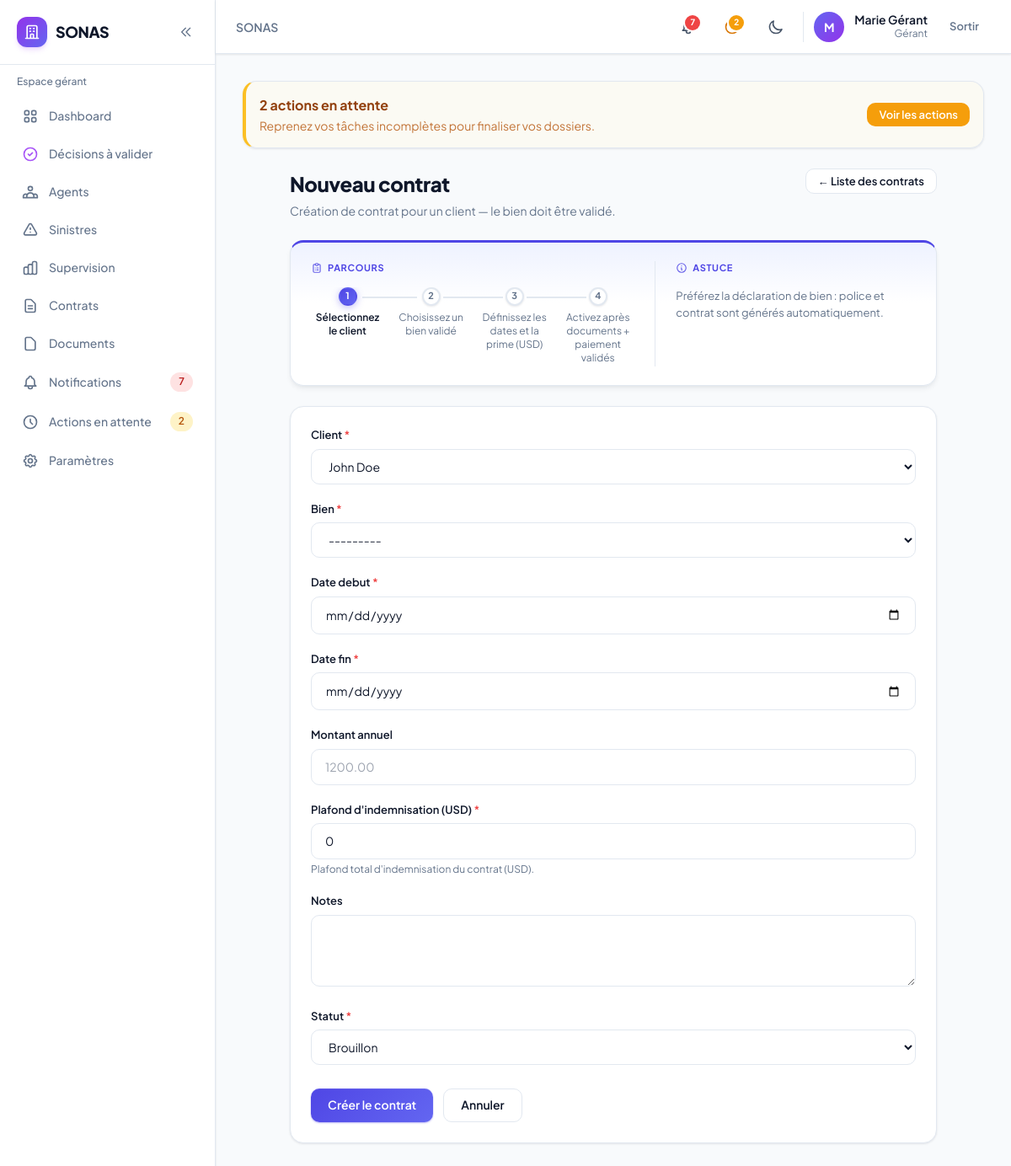
/sonas/contrats/nouveau/ (signed in), run on the app's committed database.
### accounts/models.py (models this page shows, shortened)
class User(AbstractUser):
    role = models.CharField(
        max_length=10,
        choices=UserRole.choices,
        default=UserRole.CLIENT,
        db_index=True,
    )
    phone = models.CharField(max_length=20, blank=True)
    theme_preference = models.CharField(
        max_length=10,
        choices=[('light', 'Clair'), ('dark', 'Sombre'), ('system', 'Système')],
        default='system',
    )
    created_at = models.DateTimeField(auto_now_add=True)
    updated_at = models.DateTimeField(auto_now=True)
    class Meta:
        verbose_name = 'Utilisateur'
        verbose_name_plural = 'Utilisateurs'
    @property
    def is_client(self):
        return self.role == UserRole.CLIENT
    @property
    def is_gerant(self):
        return self.role == UserRole.GERANT
    @property
    def is_admin_user(self):
        return self.role == UserRole.ADMIN
    @property
    def is_internal(self):
        return self.role in (UserRole.AGENT, UserRole.GERANT, UserRole.ADMIN)

### contrats/views.py (the view)
# urls.py: path('nouveau/', views.contrat_create, name='create'),
@internal_required
def contrat_create(request):
    from clients.models import Client
    from django.urls import reverse
    client_id = request.GET.get('client')
    client = Client.objects.filter(pk=client_id).first() if client_id else None
    if request.method == 'POST':
        client = get_object_or_404(Client, pk=request.POST.get('client_id'))
        form = ContratForm(request.POST, client=client)
        if form.is_valid():
            contrat = form.save(commit=False)
            contrat.client = client
            contrat.save()
            if not contrat.date_souscription:
                contrat.date_souscription = timezone.now()
                contrat.save(update_fields=['date_souscription', 'updated_at'])
            generate_contrat_pdf(contrat, request.user)
            generate_bon_paiement_pdf(contrat, request.user)
            log_client_activity(
                client, ActiviteClient.TypeActivite.CONTRAT_CREE,
                f'Contrat {contrat.reference} créé', request.user
            )
            if contrat.statut in (ContratStatut.BROUILLON, ContratStatut.EN_ATTENTE):
                create_pending_action(
                    user=request.user,
                    action_type='CONTRAT_NON_FINALISE',
                    title=f'Finaliser le contrat {contrat.reference}',
                    description='Complétez et activez le contrat.',
                    obj=contrat,
                )
            messages.success(request, 'Contrat créé.')
            return redirect('contrats:detail', pk=contrat.pk)
    else:
        form = ContratForm(client=client)
    clients = Client.objects.filter(is_active=True).select_related('user')
    return render(request, 'contrats/form_internal.html', {
        'form': form,
        'clients': clients,
        'selected_client': client,
        'title': 'Nouveau contrat',
        'back_url': reverse('contrats:list'),
        'client_select_url': reverse('contrats:create'),
        'help_steps': [
            'Sélectionnez le client',
            'Choisissez un bien validé',
            'Définissez les dates et la prime (USD)',
            'Activez après documents + paiement validés',
        ],
        'help_note': 'Préférez la déclaration de bien : police et contrat sont générés automatiquement.',
    })

### contrats/forms.py (shortened to what this page needs)
class ContratForm(forms.ModelForm):
    class Meta:
        model = Contrat
        fields = ('bien', 'date_debut', 'date_fin', 'montant_annuel', 'plafond_indemnisation', 'notes', 'statut')
        widgets = {
            'date_debut': forms.DateInput(attrs={'type': 'date'}),
            'date_fin': forms.DateInput(attrs={'type': 'date'}),
            'notes': forms.Textarea(attrs={'rows': 3}),
            'montant_annuel': forms.NumberInput(attrs={'step': '0.01', 'min': '0', 'placeholder': '1200.00'}),
            'plafond_indemnisation': forms.NumberInput(attrs={'step': '0.01', 'min': '0', 'placeholder': '50000.00'}),
        }
        labels = {
            'plafond_indemnisation': 'Plafond d\'indemnisation (USD)',
        }
    def __init__(self, *args, client=None, **kwargs):
        super().__init__(*args, **kwargs)
        apply_form_styles(self)
        if client:
            self.fields['bien'].queryset = Bien.objects.filter(
                client=client, statut=BienStatut.VALIDE
            )
            self.fields['bien'].label_from_instance = _bien_label

### biens/models.py (called while the page is built)
    def __str__(self):
        return f'{self.reference} — {self.ville}'

### clients/models.py (called while the page is built)
    def __str__(self):
        name = self.raison_sociale or self.user.get_full_name() or self.user.username
        return name

    @property
    def display_name(self):
        return self.__str__()

### core/forms.py (called while the page is built)
def apply_form_styles(form):
    for field in form.fields.values():
        widget = field.widget
        if isinstance(widget, INPUT_WIDGETS):
            cls = widget.attrs.get('class', '')
            if 'form-input' not in cls and 'sonas-input' not in cls:
                widget.attrs['class'] = f'{cls} sonas-input form-input'.strip()
        if isinstance(widget, forms.CheckboxInput):
            widget.attrs['class'] = 'rounded border-slate-300 text-indigo-600 focus:ring-indigo-500'
        if isinstance(widget, forms.RadioSelect):
            widget.attrs['class'] = 'space-y-2'

### notifications/services.py (called while the page is built)
def get_pending_actions_count(user):
    return ActionEnAttente.objects.filter(user=user, is_resolved=False).count()

def get_unread_count(user):
    return Notification.objects.filter(user=user, is_read=False).count()

def get_recent_notifications(user, limit=5):
    return Notification.objects.filter(user=user).order_by('-created_at')[:limit]

### templates/contrats/form_internal.html (shortened to what this page needs)
{% extends 'base.html' %}
{% block content %}
{% include 'partials/internal_form_shell.html' with form_title=title form_subtitle="Création de contrat pour un client — le bien doit être validé." back_url=back_url back_label="Liste des contrats" show_client_select=True client_select_url=client_select_url clients=clients selected_client=selected_client form=form submit_label="Créer le contrat" submit_btn_class="sonas-btn-primary" form_help_steps=help_steps form_help_note=help_note only %}
{% endblock %}

### templates/partials/navbar.html (shortened to what this page needs)
<header class="sticky top-0 z-30 sonas-card border-0 border-b rounded-none px-3 sm:px-6 h-14 sm:h-16 flex items-center justify-between shrink-0 gap-2">
    <div class="flex items-center gap-2 sm:gap-4 min-w-0 flex-1">
        <h2 class="text-sm font-semibold text-slate-500 dark:text-slate-400 truncate hidden lg:block">
            {% block page_breadcrumb %}SONAS{% endblock %}
        </h2>
    </div>
    <div class="flex items-center gap-1 sm:gap-3 shrink-0">
        <a href="{% url url_notifications_list %}" class="relative p-2.5 rounded-xl hover:bg-slate-100 dark:hover:bg-slate-800 transition-colors" title="Notifications{% if unread_notifications_count %} ({{ unread_notifications_count }}){% endif %}">
            {% if unread_notifications_count %}
            <span class="absolute top-1.5 right-1.5 min-w-[1.125rem] h-[1.125rem] px-0.5 bg-red-500 rounded-full ring-2 ring-white dark:ring-slate-900 text-[10px] font-bold text-white flex items-center justify-center">{{ unread_notifications_count }}</span>
            {% endif %}
        </a>
        {% if pending_actions_count %}
        <a href="{% url url_pending_actions %}" class="relative p-2.5 rounded-xl hover:bg-slate-100 dark:hover:bg-slate-800 transition-colors" title="Actions en attente ({{ pending_actions_count }})">
            <span class="absolute top-1.5 right-1.5 min-w-[1.125rem] h-[1.125rem] px-0.5 bg-amber-500 rounded-full ring-2 ring-white dark:ring-slate-900 text-[10px] font-bold text-white flex items-center justify-center">{{ pending_actions_count }}</span>
        </a>
        {% endif %}
        <button @click="toggle()" class="p-2.5 rounded-xl hover:bg-slate-100 dark:hover:bg-slate-800 transition-colors" title="Thème">
            <svg x-show="!isDark" class="w-5 h-5 text-slate-600" fill="none" stroke="currentColor" viewBox="0 0 24 24"><path stroke-linecap="round" stroke-linejoin="round" stroke-width="2" d="M20.354 15.354A9 9 0 018.646 3.646 9.003 9.003 0 0012 21a9.003 9.003 0 008.354-5.646z"/></svg>
        </button>
        <div class="hidden sm:flex items-center gap-3 pl-3 border-l border-slate-200 dark:border-slate-700">
            <div class="w-9 h-9 rounded-full bg-gradient-to-br from-indigo-500 to-purple-600 flex items-center justify-center text-white text-sm font-bold">
                {{ user.first_name|first|default:user.username|first|upper }}
            </div>
            <div class="text-right hidden md:block">
                <p class="text-sm font-semibold leading-tight">{{ user.get_full_name|default:user.username }}</p>
                <p class="text-xs text-slate-500">{{ user.get_role_display }}</p>
            </div>
        </div>
        <form method="post" action="{% url 'accounts:logout' %}">
            <button type="submit" class="sonas-btn sonas-btn-ghost sonas-btn-sm">Sortir</button>
        </form>
    </div>
</header>

### static/css/sonas.css (style rules this page uses)
:root { --sonas-primary: #4f46e5; --sonas-primary-hover: #4338ca; --sonas-primary-light: #eef2ff; --sonas-danger: #ef4444; --sonas-warning: #f59e0b; --sonas-success: #10b981; --sonas-surface: #ffffff; --sonas-surface-2: #f8fafc; --sonas-border: #e2e8f0; --sonas-text: #0f172a; --sonas-muted: #64748b; --sonas-radius: 0.75rem; --sonas-radius-lg: 1rem; --sonas-shadow: 0 1px 3px rgb(15 23 42 / 0.06), 0 1px 2px rgb(15 23 42 / 0.04); --sonas-shadow-md: 0 4px 6px -1px rgb(15 23 42 / 0.07), 0 2px 4px -2px rgb(15 23 42 / 0.05); --sonas-shadow-lg: 0 20px 40px -12px rgb(15 23 42 / 0.12); }
body { font-family: 'Plus Jakarta Sans', system-ui, sans-serif; -webkit-font-smoothing: antialiased; }
.sonas-btn { display: inline-flex; align-items: center; justify-content: center; gap: 0.5rem; padding: 0.625rem 1.25rem; font-size: 0.875rem; font-weight: 600; border-radius: 0.625rem; transition: all 0.2s ease; cursor: pointer; border: none; text-decoration: none; line-height: 1.25; }
.sonas-btn-ghost { background: transparent; color: var(--sonas-muted); }
.sonas-btn-sm { padding: 0.375rem 0.875rem; font-size: 0.8125rem; }
.sonas-card { background: var(--sonas-surface); border: 1px solid var(--sonas-border); border-radius: var(--sonas-radius-lg); box-shadow: var(--sonas-shadow); transition: box-shadow 0.2s, border-color 0.2s, transform 0.2s; }
.sonas-input, .form-input { width: 100%; padding: 0.625rem 1rem; font-size: 0.875rem; background: var(--sonas-surface); border: 1px solid var(--sonas-border); border-radius: 0.625rem; color: var(--sonas-text); transition: border-color 0.15s, box-shadow 0.15s; }

### data on the page
User: first_name|first "M", get_full_name "Marie Gérant", role "Gérant"

### other printed values
{{ unread_notifications_count }} "7"
{{ pending_actions_count }} "2"
{{ back_label }} "Liste des contrats"
{{ step }} "Sélectionnez le client" "Choisissez un bien validé" "Définissez les dates et la prime (USD)" "Activez après documents + paiement validés"
{{ guide_tip_title|default:"Astuce" }} "ASTUCE"
{{ guide_tip }} "Préférez la déclaration de bien : police et contrat sont générés automatiquement."
{{ field.label }} "Bien" "Date debut" "Date fin" "Montant annuel" "Plafond d'indemnisation (USD)" "Notes" "Statut"
{{ field.help_text }} "Plafond total d'indemnisation du contrat (USD)."
{{ submit_label }} "Créer le contrat"
form field client_id "John Doe"
